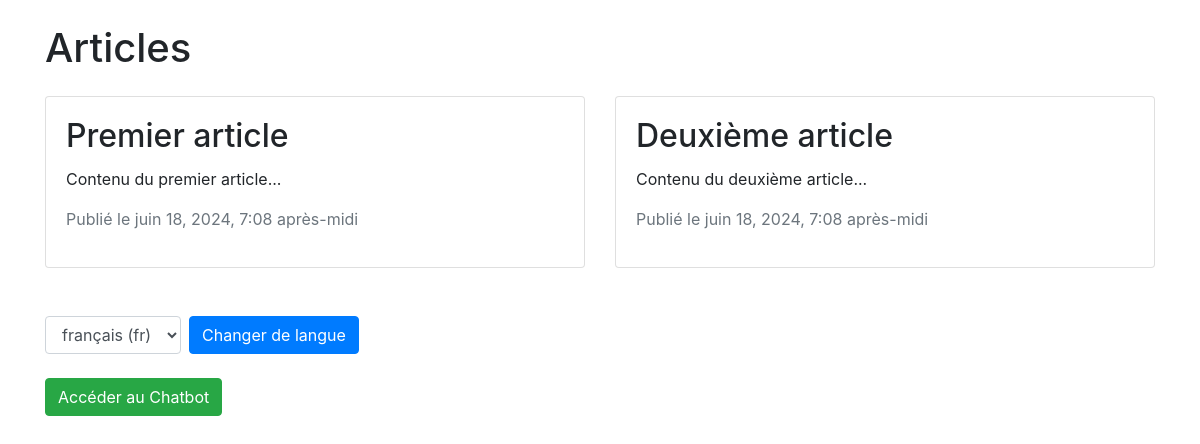
Screenshot of /fr/ with the database file from the repository.
### main/models.py (models this page shows, shortened)
class Article(models.Model):
    title = models.CharField(max_length=200)
    content = models.TextField()
    publication_date = models.DateTimeField(auto_now_add=True)

### main/views.py (the view)
# urls.py: path('', article_list, name='article_list'),
def article_list(request):
    articles = Article.objects.all()
    return render(request, 'main/article_list.html', {'articles': articles})

### main/templates/main/article_list.html (shortened to what this page needs)
{% load i18n %}
<!DOCTYPE html>
<html lang="{% get_current_language as language_code %}">
<head>
    <link href="https://maxcdn.bootstrapcdn.com/bootstrap/4.0.0/css/bootstrap.min.css" rel="stylesheet">
</head>
<body>
    <div class="container">
        <h1 class="my-4">{% trans 'Articles' %}</h1>
        <div class="row">
            {% for article in articles %}
                <div class="col-md-6 mb-4">
                    <div class="card">
                        <div class="card-body">
                            <h2 class="card-title">{{ article.title }}</h2>
                            <p class="card-text">{{ article.content }}</p>
                            <p class="text-muted">{% trans 'Publié le' %} {{ article.publication_date }}</p>
                        </div>
                    </div>
                </div>
            {% endfor %}
        </div>
        <div class="my-4">
            <form action="{% url 'set_language' %}" method="post" class="form-inline">
                <select name="language" class="form-control mr-2">
                    {% get_available_languages as LANGUAGES %}
                    {% get_language_info_list for LANGUAGES as languages %}
                    {% for language in languages %}
                        <option value="{{ language.code }}"{% if language_code == language.code %} selected{% endif %}>
                            {{ language.name_local }} ({{ language.code }})
                        </option>
                    {% endfor %}
                </select>
                <button type="submit" class="btn btn-primary">{% trans "Change language" %}</button>
            </form>
        </div>
        <div class="my-4">
            <a href="{% url 'chatbot' %}" class="btn btn-success">{% trans "Access the Chatbot" %}</a>
        </div>
    </div>
</body>
</html>

### rows the page displays
Article: title "Premier article", content "Contenu du premier article...", publication_date "juin 18, 2024, 7:08 après-midi"
Article: title "Deuxième article", content "Contenu du deuxième article...", publication_date "juin 18, 2024, 7:08 après-midi"

### other values shown
form field language "français (fr)"
